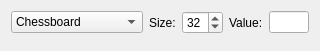
<?xml version="1.0" encoding="UTF-8"?>
<ui version="4.0">
 <class>mvd::ShaderWidget</class>
 <widget class="QWidget" name="mvd::ShaderWidget">
  <property name="geometry">
   <rect>
    <x>0</x>
    <y>0</y>
    <width>320</width>
    <height>51</height>
   </rect>
  </property>
  <property name="windowTitle">
   <string>Form</string>
  </property>
  <layout class="QGridLayout" name="gridLayout">
   <item row="0" column="0">
    <widget class="QComboBox" name="comboBox">
     <item>
      <property name="text">
       <string>Chessboard</string>
      </property>
     </item>
     <item>
      <property name="text">
       <string>Local constrast</string>
      </property>
     </item>
     <item>
      <property name="text">
       <string>Local translucency</string>
      </property>
     </item>
     <item>
      <property name="text">
       <string>Normal</string>
      </property>
     </item>
     <item>
      <property name="text">
       <string>Spectral angle</string>
      </property>
     </item>
     <item>
      <property name="text">
       <string>Swipe (horizontal)</string>
      </property>
     </item>
     <item>
      <property name="text">
       <string>Swipe (vertical)</string>
      </property>
     </item>
    </widget>
   </item>
   <item row="0" column="3">
    <widget class="QLabel" name="label">
     <property name="text">
      <string>Size:</string>
     </property>
    </widget>
   </item>
   <item row="1" column="3">
    <spacer name="verticalSpacer">
     <property name="orientation">
      <enum>Qt::Vertical</enum>
     </property>
     <property name="sizeHint" stdset="0">
      <size>
       <width>20</width>
       <height>40</height>
      </size>
     </property>
    </spacer>
   </item>
   <item row="0" column="5">
    <widget class="QLabel" name="label_2">
     <property name="text">
      <string>Value:</string>
     </property>
    </widget>
   </item>
   <item row="0" column="4">
    <widget class="QSpinBox" name="spinBox">
     <property name="value">
      <number>32</number>
     </property>
    </widget>
   </item>
   <item row="0" column="6">
    <widget class="QLineEdit" name="lineEdit"/>
   </item>
  </layout>
 </widget>
 <resources/>
 <connections/>
</ui>
